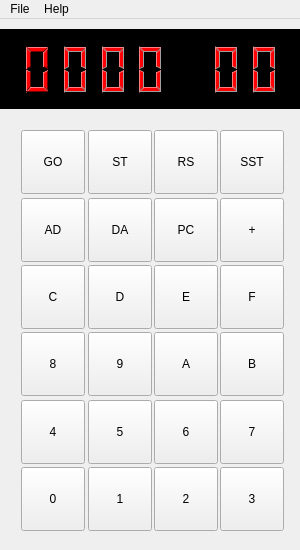
<?xml version="1.0" encoding="UTF-8"?>
<ui version="4.0">
 <class>MainWindow</class>
 <widget class="QMainWindow" name="MainWindow">
  <property name="geometry">
   <rect>
    <x>0</x>
    <y>0</y>
    <width>300</width>
    <height>550</height>
   </rect>
  </property>
  <property name="sizePolicy">
   <sizepolicy hsizetype="Fixed" vsizetype="Fixed">
    <horstretch>0</horstretch>
    <verstretch>0</verstretch>
   </sizepolicy>
  </property>
  <property name="minimumSize">
   <size>
    <width>300</width>
    <height>550</height>
   </size>
  </property>
  <property name="maximumSize">
   <size>
    <width>300</width>
    <height>550</height>
   </size>
  </property>
  <property name="baseSize">
   <size>
    <width>300</width>
    <height>550</height>
   </size>
  </property>
  <property name="windowTitle">
   <string>Kim Uno Remix</string>
  </property>
  <property name="dockOptions">
   <set>QMainWindow::AllowTabbedDocks</set>
  </property>
  <widget class="QWidget" name="centralWidget">
   <widget class="QWidget" name="gridLayoutWidget">
    <property name="geometry">
     <rect>
      <x>10</x>
      <y>100</y>
      <width>281</width>
      <height>420</height>
     </rect>
    </property>
    <layout class="QGridLayout" name="gridLayout">
     <item row="0" column="0">
      <widget class="QPushButton" name="pushButton_GO">
       <property name="minimumSize">
        <size>
         <width>64</width>
         <height>64</height>
        </size>
       </property>
       <property name="text">
        <string>GO</string>
       </property>
       <property name="shortcut">
        <string>Shift+G</string>
       </property>
      </widget>
     </item>
     <item row="0" column="2">
      <widget class="QPushButton" name="pushButton_RS">
       <property name="minimumSize">
        <size>
         <width>64</width>
         <height>64</height>
        </size>
       </property>
       <property name="text">
        <string>RS</string>
       </property>
       <property name="shortcut">
        <string>Shift+R</string>
       </property>
      </widget>
     </item>
     <item row="0" column="1">
      <widget class="QPushButton" name="pushButton_ST">
       <property name="minimumSize">
        <size>
         <width>64</width>
         <height>64</height>
        </size>
       </property>
       <property name="text">
        <string>ST</string>
       </property>
       <property name="shortcut">
        <string>Shift+S</string>
       </property>
      </widget>
     </item>
     <item row="3" column="1">
      <widget class="QPushButton" name="pushButton_HEX_9">
       <property name="minimumSize">
        <size>
         <width>64</width>
         <height>64</height>
        </size>
       </property>
       <property name="text">
        <string>9</string>
       </property>
       <property name="shortcut">
        <string>9</string>
       </property>
      </widget>
     </item>
     <item row="1" column="1">
      <widget class="QPushButton" name="pushButton_DA">
       <property name="minimumSize">
        <size>
         <width>64</width>
         <height>64</height>
        </size>
       </property>
       <property name="text">
        <string>DA</string>
       </property>
       <property name="shortcut">
        <string>Shift+D</string>
       </property>
      </widget>
     </item>
     <item row="3" column="2">
      <widget class="QPushButton" name="pushButton_HEX_A">
       <property name="minimumSize">
        <size>
         <width>64</width>
         <height>64</height>
        </size>
       </property>
       <property name="text">
        <string>A</string>
       </property>
       <property name="shortcut">
        <string>A</string>
       </property>
      </widget>
     </item>
     <item row="3" column="0">
      <widget class="QPushButton" name="pushButton_HEX_8">
       <property name="minimumSize">
        <size>
         <width>64</width>
         <height>64</height>
        </size>
       </property>
       <property name="text">
        <string>8</string>
       </property>
       <property name="shortcut">
        <string>8</string>
       </property>
      </widget>
     </item>
     <item row="5" column="0">
      <widget class="QPushButton" name="pushButton_HEX_0">
       <property name="minimumSize">
        <size>
         <width>64</width>
         <height>64</height>
        </size>
       </property>
       <property name="text">
        <string>0</string>
       </property>
       <property name="shortcut">
        <string>0</string>
       </property>
      </widget>
     </item>
     <item row="2" column="0">
      <widget class="QPushButton" name="pushButton_HEX_C">
       <property name="minimumSize">
        <size>
         <width>64</width>
         <height>64</height>
        </size>
       </property>
       <property name="text">
        <string>C</string>
       </property>
       <property name="shortcut">
        <string>C</string>
       </property>
      </widget>
     </item>
     <item row="1" column="2">
      <widget class="QPushButton" name="pushButton_PC">
       <property name="minimumSize">
        <size>
         <width>64</width>
         <height>64</height>
        </size>
       </property>
       <property name="text">
        <string>PC</string>
       </property>
       <property name="shortcut">
        <string>Shift+P</string>
       </property>
      </widget>
     </item>
     <item row="1" column="0">
      <widget class="QPushButton" name="pushButton_AD">
       <property name="minimumSize">
        <size>
         <width>64</width>
         <height>64</height>
        </size>
       </property>
       <property name="text">
        <string>AD</string>
       </property>
       <property name="shortcut">
        <string>Shift+A</string>
       </property>
      </widget>
     </item>
     <item row="2" column="2">
      <widget class="QPushButton" name="pushButton_HEX_E">
       <property name="minimumSize">
        <size>
         <width>64</width>
         <height>64</height>
        </size>
       </property>
       <property name="text">
        <string>E</string>
       </property>
       <property name="shortcut">
        <string>E</string>
       </property>
      </widget>
     </item>
     <item row="1" column="3">
      <widget class="QPushButton" name="pushButton_PLUS">
       <property name="minimumSize">
        <size>
         <width>64</width>
         <height>64</height>
        </size>
       </property>
       <property name="text">
        <string>+</string>
       </property>
       <property name="shortcut">
        <string>Return</string>
       </property>
      </widget>
     </item>
     <item row="2" column="3">
      <widget class="QPushButton" name="pushButton_HEX_F">
       <property name="minimumSize">
        <size>
         <width>64</width>
         <height>64</height>
        </size>
       </property>
       <property name="text">
        <string>F</string>
       </property>
       <property name="shortcut">
        <string>F</string>
       </property>
      </widget>
     </item>
     <item row="2" column="1">
      <widget class="QPushButton" name="pushButton_HEX_D">
       <property name="minimumSize">
        <size>
         <width>64</width>
         <height>64</height>
        </size>
       </property>
       <property name="text">
        <string>D</string>
       </property>
       <property name="shortcut">
        <string>D</string>
       </property>
      </widget>
     </item>
     <item row="4" column="2">
      <widget class="QPushButton" name="pushButton_HEX_6">
       <property name="minimumSize">
        <size>
         <width>64</width>
         <height>64</height>
        </size>
       </property>
       <property name="text">
        <string>6</string>
       </property>
       <property name="shortcut">
        <string>6</string>
       </property>
      </widget>
     </item>
     <item row="4" column="0">
      <widget class="QPushButton" name="pushButton_HEX_4">
       <property name="minimumSize">
        <size>
         <width>64</width>
         <height>64</height>
        </size>
       </property>
       <property name="text">
        <string>4</string>
       </property>
       <property name="shortcut">
        <string>4</string>
       </property>
      </widget>
     </item>
     <item row="4" column="1">
      <widget class="QPushButton" name="pushButton_HEX_5">
       <property name="minimumSize">
        <size>
         <width>64</width>
         <height>64</height>
        </size>
       </property>
       <property name="text">
        <string>5</string>
       </property>
       <property name="shortcut">
        <string>5</string>
       </property>
      </widget>
     </item>
     <item row="4" column="3">
      <widget class="QPushButton" name="pushButton_HEX_7">
       <property name="minimumSize">
        <size>
         <width>64</width>
         <height>64</height>
        </size>
       </property>
       <property name="text">
        <string>7</string>
       </property>
       <property name="shortcut">
        <string>7</string>
       </property>
      </widget>
     </item>
     <item row="5" column="2">
      <widget class="QPushButton" name="pushButton_HEX_2">
       <property name="minimumSize">
        <size>
         <width>64</width>
         <height>64</height>
        </size>
       </property>
       <property name="text">
        <string>2</string>
       </property>
       <property name="shortcut">
        <string>2</string>
       </property>
      </widget>
     </item>
     <item row="5" column="1">
      <widget class="QPushButton" name="pushButton_HEX_1">
       <property name="minimumSize">
        <size>
         <width>64</width>
         <height>64</height>
        </size>
       </property>
       <property name="text">
        <string>1</string>
       </property>
       <property name="shortcut">
        <string>1</string>
       </property>
      </widget>
     </item>
     <item row="5" column="3">
      <widget class="QPushButton" name="pushButton_HEX_3">
       <property name="minimumSize">
        <size>
         <width>64</width>
         <height>64</height>
        </size>
       </property>
       <property name="text">
        <string>3</string>
       </property>
       <property name="shortcut">
        <string>3</string>
       </property>
      </widget>
     </item>
     <item row="0" column="3">
      <widget class="QPushButton" name="pushButton_SST">
       <property name="enabled">
        <bool>true</bool>
       </property>
       <property name="minimumSize">
        <size>
         <width>64</width>
         <height>64</height>
        </size>
       </property>
       <property name="text">
        <string>SST</string>
       </property>
       <property name="shortcut">
        <string>Shift+T</string>
       </property>
      </widget>
     </item>
     <item row="3" column="3">
      <widget class="QPushButton" name="pushButton_HEX_B">
       <property name="minimumSize">
        <size>
         <width>64</width>
         <height>64</height>
        </size>
       </property>
       <property name="text">
        <string>B</string>
       </property>
       <property name="shortcut">
        <string>B</string>
       </property>
      </widget>
     </item>
    </layout>
   </widget>
   <widget class="QWidget" name="layoutWidget">
    <property name="geometry">
     <rect>
      <x>10</x>
      <y>10</y>
      <width>281</width>
      <height>81</height>
     </rect>
    </property>
    <layout class="QHBoxLayout" name="horizontalLayout">
     <item>
      <widget class="QLCDNumber" name="lcdNumber_AD_F000">
       <property name="palette">
        <palette>
         <active>
          <colorrole role="WindowText">
           <brush brushstyle="SolidPattern">
            <color alpha="255">
             <red>255</red>
             <green>0</green>
             <blue>4</blue>
            </color>
           </brush>
          </colorrole>
          <colorrole role="Light">
           <brush brushstyle="SolidPattern">
            <color alpha="255">
             <red>255</red>
             <green>126</green>
             <blue>128</blue>
            </color>
           </brush>
          </colorrole>
          <colorrole role="Dark">
           <brush brushstyle="SolidPattern">
            <color alpha="255">
             <red>111</red>
             <green>0</green>
             <blue>0</blue>
            </color>
           </brush>
          </colorrole>
          <colorrole role="Mid">
           <brush brushstyle="SolidPattern">
            <color alpha="255">
             <red>149</red>
             <green>0</green>
             <blue>2</blue>
            </color>
           </brush>
          </colorrole>
          <colorrole role="Text">
           <brush brushstyle="SolidPattern">
            <color alpha="255">
             <red>0</red>
             <green>0</green>
             <blue>0</blue>
            </color>
           </brush>
          </colorrole>
          <colorrole role="ButtonText">
           <brush brushstyle="SolidPattern">
            <color alpha="255">
             <red>0</red>
             <green>0</green>
             <blue>0</blue>
            </color>
           </brush>
          </colorrole>
         </active>
         <inactive>
          <colorrole role="WindowText">
           <brush brushstyle="SolidPattern">
            <color alpha="255">
             <red>255</red>
             <green>0</green>
             <blue>4</blue>
            </color>
           </brush>
          </colorrole>
          <colorrole role="Light">
           <brush brushstyle="SolidPattern">
            <color alpha="255">
             <red>255</red>
             <green>126</green>
             <blue>128</blue>
            </color>
           </brush>
          </colorrole>
          <colorrole role="Dark">
           <brush brushstyle="SolidPattern">
            <color alpha="255">
             <red>111</red>
             <green>0</green>
             <blue>0</blue>
            </color>
           </brush>
          </colorrole>
          <colorrole role="Mid">
           <brush brushstyle="SolidPattern">
            <color alpha="255">
             <red>149</red>
             <green>0</green>
             <blue>2</blue>
            </color>
           </brush>
          </colorrole>
          <colorrole role="Text">
           <brush brushstyle="SolidPattern">
            <color alpha="255">
             <red>0</red>
             <green>0</green>
             <blue>0</blue>
            </color>
           </brush>
          </colorrole>
          <colorrole role="ButtonText">
           <brush brushstyle="SolidPattern">
            <color alpha="255">
             <red>0</red>
             <green>0</green>
             <blue>0</blue>
            </color>
           </brush>
          </colorrole>
         </inactive>
         <disabled>
          <colorrole role="WindowText">
           <brush brushstyle="SolidPattern">
            <color alpha="255">
             <red>111</red>
             <green>0</green>
             <blue>0</blue>
            </color>
           </brush>
          </colorrole>
          <colorrole role="Light">
           <brush brushstyle="SolidPattern">
            <color alpha="255">
             <red>255</red>
             <green>126</green>
             <blue>128</blue>
            </color>
           </brush>
          </colorrole>
          <colorrole role="Dark">
           <brush brushstyle="SolidPattern">
            <color alpha="255">
             <red>111</red>
             <green>0</green>
             <blue>0</blue>
            </color>
           </brush>
          </colorrole>
          <colorrole role="Mid">
           <brush brushstyle="SolidPattern">
            <color alpha="255">
             <red>149</red>
             <green>0</green>
             <blue>2</blue>
            </color>
           </brush>
          </colorrole>
          <colorrole role="Text">
           <brush brushstyle="SolidPattern">
            <color alpha="255">
             <red>111</red>
             <green>0</green>
             <blue>0</blue>
            </color>
           </brush>
          </colorrole>
          <colorrole role="ButtonText">
           <brush brushstyle="SolidPattern">
            <color alpha="255">
             <red>111</red>
             <green>0</green>
             <blue>0</blue>
            </color>
           </brush>
          </colorrole>
         </disabled>
        </palette>
       </property>
       <property name="frameShape">
        <enum>QFrame::NoFrame</enum>
       </property>
       <property name="frameShadow">
        <enum>QFrame::Plain</enum>
       </property>
       <property name="smallDecimalPoint">
        <bool>false</bool>
       </property>
       <property name="digitCount">
        <number>1</number>
       </property>
       <property name="mode">
        <enum>QLCDNumber::Hex</enum>
       </property>
       <property name="segmentStyle">
        <enum>QLCDNumber::Filled</enum>
       </property>
       <property name="value" stdset="0">
        <double>0.000000000000000</double>
       </property>
       <property name="intValue" stdset="0">
        <number>0</number>
       </property>
      </widget>
     </item>
     <item>
      <widget class="QLCDNumber" name="lcdNumber_AD_0F00">
       <property name="palette">
        <palette>
         <active>
          <colorrole role="WindowText">
           <brush brushstyle="SolidPattern">
            <color alpha="255">
             <red>255</red>
             <green>0</green>
             <blue>4</blue>
            </color>
           </brush>
          </colorrole>
          <colorrole role="Light">
           <brush brushstyle="SolidPattern">
            <color alpha="255">
             <red>255</red>
             <green>126</green>
             <blue>128</blue>
            </color>
           </brush>
          </colorrole>
         </active>
         <inactive>
          <colorrole role="WindowText">
           <brush brushstyle="SolidPattern">
            <color alpha="255">
             <red>255</red>
             <green>0</green>
             <blue>4</blue>
            </color>
           </brush>
          </colorrole>
          <colorrole role="Light">
           <brush brushstyle="SolidPattern">
            <color alpha="255">
             <red>255</red>
             <green>126</green>
             <blue>128</blue>
            </color>
           </brush>
          </colorrole>
         </inactive>
         <disabled>
          <colorrole role="WindowText">
           <brush brushstyle="SolidPattern">
            <color alpha="255">
             <red>128</red>
             <green>128</green>
             <blue>128</blue>
            </color>
           </brush>
          </colorrole>
          <colorrole role="Light">
           <brush brushstyle="SolidPattern">
            <color alpha="255">
             <red>255</red>
             <green>126</green>
             <blue>128</blue>
            </color>
           </brush>
          </colorrole>
         </disabled>
        </palette>
       </property>
       <property name="frameShape">
        <enum>QFrame::NoFrame</enum>
       </property>
       <property name="frameShadow">
        <enum>QFrame::Plain</enum>
       </property>
       <property name="smallDecimalPoint">
        <bool>false</bool>
       </property>
       <property name="digitCount">
        <number>1</number>
       </property>
       <property name="mode">
        <enum>QLCDNumber::Hex</enum>
       </property>
       <property name="segmentStyle">
        <enum>QLCDNumber::Filled</enum>
       </property>
       <property name="value" stdset="0">
        <double>0.000000000000000</double>
       </property>
       <property name="intValue" stdset="0">
        <number>0</number>
       </property>
      </widget>
     </item>
     <item>
      <widget class="QLCDNumber" name="lcdNumber_AD_00F0">
       <property name="palette">
        <palette>
         <active>
          <colorrole role="WindowText">
           <brush brushstyle="SolidPattern">
            <color alpha="255">
             <red>255</red>
             <green>0</green>
             <blue>4</blue>
            </color>
           </brush>
          </colorrole>
          <colorrole role="Light">
           <brush brushstyle="SolidPattern">
            <color alpha="255">
             <red>255</red>
             <green>126</green>
             <blue>128</blue>
            </color>
           </brush>
          </colorrole>
         </active>
         <inactive>
          <colorrole role="WindowText">
           <brush brushstyle="SolidPattern">
            <color alpha="255">
             <red>255</red>
             <green>0</green>
             <blue>4</blue>
            </color>
           </brush>
          </colorrole>
          <colorrole role="Light">
           <brush brushstyle="SolidPattern">
            <color alpha="255">
             <red>255</red>
             <green>126</green>
             <blue>128</blue>
            </color>
           </brush>
          </colorrole>
         </inactive>
         <disabled>
          <colorrole role="WindowText">
           <brush brushstyle="SolidPattern">
            <color alpha="255">
             <red>128</red>
             <green>128</green>
             <blue>128</blue>
            </color>
           </brush>
          </colorrole>
          <colorrole role="Light">
           <brush brushstyle="SolidPattern">
            <color alpha="255">
             <red>255</red>
             <green>126</green>
             <blue>128</blue>
            </color>
           </brush>
          </colorrole>
         </disabled>
        </palette>
       </property>
       <property name="frameShape">
        <enum>QFrame::NoFrame</enum>
       </property>
       <property name="frameShadow">
        <enum>QFrame::Plain</enum>
       </property>
       <property name="smallDecimalPoint">
        <bool>false</bool>
       </property>
       <property name="digitCount">
        <number>1</number>
       </property>
       <property name="mode">
        <enum>QLCDNumber::Hex</enum>
       </property>
       <property name="segmentStyle">
        <enum>QLCDNumber::Filled</enum>
       </property>
       <property name="value" stdset="0">
        <double>0.000000000000000</double>
       </property>
       <property name="intValue" stdset="0">
        <number>0</number>
       </property>
      </widget>
     </item>
     <item>
      <widget class="QLCDNumber" name="lcdNumber_AD_000F">
       <property name="palette">
        <palette>
         <active>
          <colorrole role="WindowText">
           <brush brushstyle="SolidPattern">
            <color alpha="255">
             <red>255</red>
             <green>0</green>
             <blue>4</blue>
            </color>
           </brush>
          </colorrole>
          <colorrole role="Light">
           <brush brushstyle="SolidPattern">
            <color alpha="255">
             <red>255</red>
             <green>126</green>
             <blue>128</blue>
            </color>
           </brush>
          </colorrole>
         </active>
         <inactive>
          <colorrole role="WindowText">
           <brush brushstyle="SolidPattern">
            <color alpha="255">
             <red>255</red>
             <green>0</green>
             <blue>4</blue>
            </color>
           </brush>
          </colorrole>
          <colorrole role="Light">
           <brush brushstyle="SolidPattern">
            <color alpha="255">
             <red>255</red>
             <green>126</green>
             <blue>128</blue>
            </color>
           </brush>
          </colorrole>
         </inactive>
         <disabled>
          <colorrole role="WindowText">
           <brush brushstyle="SolidPattern">
            <color alpha="255">
             <red>128</red>
             <green>128</green>
             <blue>128</blue>
            </color>
           </brush>
          </colorrole>
          <colorrole role="Light">
           <brush brushstyle="SolidPattern">
            <color alpha="255">
             <red>255</red>
             <green>126</green>
             <blue>128</blue>
            </color>
           </brush>
          </colorrole>
         </disabled>
        </palette>
       </property>
       <property name="frameShape">
        <enum>QFrame::NoFrame</enum>
       </property>
       <property name="frameShadow">
        <enum>QFrame::Plain</enum>
       </property>
       <property name="smallDecimalPoint">
        <bool>false</bool>
       </property>
       <property name="digitCount">
        <number>1</number>
       </property>
       <property name="mode">
        <enum>QLCDNumber::Hex</enum>
       </property>
       <property name="segmentStyle">
        <enum>QLCDNumber::Filled</enum>
       </property>
       <property name="value" stdset="0">
        <double>0.000000000000000</double>
       </property>
       <property name="intValue" stdset="0">
        <number>0</number>
       </property>
      </widget>
     </item>
     <item>
      <widget class="QLCDNumber" name="lcdNumber_spacer">
       <property name="frameShape">
        <enum>QFrame::NoFrame</enum>
       </property>
       <property name="frameShadow">
        <enum>QFrame::Plain</enum>
       </property>
       <property name="smallDecimalPoint">
        <bool>false</bool>
       </property>
       <property name="digitCount">
        <number>0</number>
       </property>
       <property name="mode">
        <enum>QLCDNumber::Hex</enum>
       </property>
       <property name="segmentStyle">
        <enum>QLCDNumber::Filled</enum>
       </property>
       <property name="value" stdset="0">
        <double>0.000000000000000</double>
       </property>
       <property name="intValue" stdset="0">
        <number>0</number>
       </property>
      </widget>
     </item>
     <item>
      <widget class="QLCDNumber" name="lcdNumber_DA_F0">
       <property name="palette">
        <palette>
         <active>
          <colorrole role="WindowText">
           <brush brushstyle="SolidPattern">
            <color alpha="255">
             <red>255</red>
             <green>0</green>
             <blue>0</blue>
            </color>
           </brush>
          </colorrole>
          <colorrole role="Light">
           <brush brushstyle="SolidPattern">
            <color alpha="255">
             <red>255</red>
             <green>126</green>
             <blue>128</blue>
            </color>
           </brush>
          </colorrole>
         </active>
         <inactive>
          <colorrole role="WindowText">
           <brush brushstyle="SolidPattern">
            <color alpha="255">
             <red>255</red>
             <green>0</green>
             <blue>0</blue>
            </color>
           </brush>
          </colorrole>
          <colorrole role="Light">
           <brush brushstyle="SolidPattern">
            <color alpha="255">
             <red>255</red>
             <green>126</green>
             <blue>128</blue>
            </color>
           </brush>
          </colorrole>
         </inactive>
         <disabled>
          <colorrole role="WindowText">
           <brush brushstyle="SolidPattern">
            <color alpha="255">
             <red>128</red>
             <green>128</green>
             <blue>128</blue>
            </color>
           </brush>
          </colorrole>
          <colorrole role="Light">
           <brush brushstyle="SolidPattern">
            <color alpha="255">
             <red>255</red>
             <green>126</green>
             <blue>128</blue>
            </color>
           </brush>
          </colorrole>
         </disabled>
        </palette>
       </property>
       <property name="frameShape">
        <enum>QFrame::NoFrame</enum>
       </property>
       <property name="frameShadow">
        <enum>QFrame::Plain</enum>
       </property>
       <property name="smallDecimalPoint">
        <bool>false</bool>
       </property>
       <property name="digitCount">
        <number>1</number>
       </property>
       <property name="mode">
        <enum>QLCDNumber::Hex</enum>
       </property>
       <property name="segmentStyle">
        <enum>QLCDNumber::Filled</enum>
       </property>
       <property name="value" stdset="0">
        <double>0.000000000000000</double>
       </property>
       <property name="intValue" stdset="0">
        <number>0</number>
       </property>
      </widget>
     </item>
     <item>
      <widget class="QLCDNumber" name="lcdNumber_DA_0F">
       <property name="palette">
        <palette>
         <active>
          <colorrole role="WindowText">
           <brush brushstyle="SolidPattern">
            <color alpha="255">
             <red>255</red>
             <green>0</green>
             <blue>4</blue>
            </color>
           </brush>
          </colorrole>
          <colorrole role="Light">
           <brush brushstyle="SolidPattern">
            <color alpha="255">
             <red>255</red>
             <green>126</green>
             <blue>128</blue>
            </color>
           </brush>
          </colorrole>
         </active>
         <inactive>
          <colorrole role="WindowText">
           <brush brushstyle="SolidPattern">
            <color alpha="255">
             <red>255</red>
             <green>0</green>
             <blue>4</blue>
            </color>
           </brush>
          </colorrole>
          <colorrole role="Light">
           <brush brushstyle="SolidPattern">
            <color alpha="255">
             <red>255</red>
             <green>126</green>
             <blue>128</blue>
            </color>
           </brush>
          </colorrole>
         </inactive>
         <disabled>
          <colorrole role="WindowText">
           <brush brushstyle="SolidPattern">
            <color alpha="255">
             <red>128</red>
             <green>128</green>
             <blue>128</blue>
            </color>
           </brush>
          </colorrole>
          <colorrole role="Light">
           <brush brushstyle="SolidPattern">
            <color alpha="255">
             <red>255</red>
             <green>126</green>
             <blue>128</blue>
            </color>
           </brush>
          </colorrole>
         </disabled>
        </palette>
       </property>
       <property name="autoFillBackground">
        <bool>false</bool>
       </property>
       <property name="frameShape">
        <enum>QFrame::NoFrame</enum>
       </property>
       <property name="smallDecimalPoint">
        <bool>false</bool>
       </property>
       <property name="digitCount">
        <number>1</number>
       </property>
       <property name="mode">
        <enum>QLCDNumber::Hex</enum>
       </property>
       <property name="segmentStyle">
        <enum>QLCDNumber::Filled</enum>
       </property>
       <property name="value" stdset="0">
        <double>0.000000000000000</double>
       </property>
       <property name="intValue" stdset="0">
        <number>0</number>
       </property>
      </widget>
     </item>
    </layout>
   </widget>
   <widget class="QWidget" name="bgwidget" native="true">
    <property name="geometry">
     <rect>
      <x>0</x>
      <y>10</y>
      <width>301</width>
      <height>80</height>
     </rect>
    </property>
    <property name="palette">
     <palette>
      <active>
       <colorrole role="Base">
        <brush brushstyle="SolidPattern">
         <color alpha="255">
          <red>255</red>
          <green>255</green>
          <blue>255</blue>
         </color>
        </brush>
       </colorrole>
       <colorrole role="Window">
        <brush brushstyle="SolidPattern">
         <color alpha="255">
          <red>0</red>
          <green>0</green>
          <blue>0</blue>
         </color>
        </brush>
       </colorrole>
      </active>
      <inactive>
       <colorrole role="Base">
        <brush brushstyle="SolidPattern">
         <color alpha="255">
          <red>255</red>
          <green>255</green>
          <blue>255</blue>
         </color>
        </brush>
       </colorrole>
       <colorrole role="Window">
        <brush brushstyle="SolidPattern">
         <color alpha="255">
          <red>0</red>
          <green>0</green>
          <blue>0</blue>
         </color>
        </brush>
       </colorrole>
      </inactive>
      <disabled>
       <colorrole role="Base">
        <brush brushstyle="SolidPattern">
         <color alpha="255">
          <red>0</red>
          <green>0</green>
          <blue>0</blue>
         </color>
        </brush>
       </colorrole>
       <colorrole role="Window">
        <brush brushstyle="SolidPattern">
         <color alpha="255">
          <red>0</red>
          <green>0</green>
          <blue>0</blue>
         </color>
        </brush>
       </colorrole>
      </disabled>
     </palette>
    </property>
    <property name="autoFillBackground">
     <bool>true</bool>
    </property>
   </widget>
   <zorder>bgwidget</zorder>
   <zorder>gridLayoutWidget</zorder>
   <zorder>layoutWidget</zorder>
  </widget>
  <widget class="QMenuBar" name="menuBar">
   <property name="geometry">
    <rect>
     <x>0</x>
     <y>0</y>
     <width>300</width>
     <height>20</height>
    </rect>
   </property>
   <widget class="QMenu" name="menuKIM_UNO_REMIX">
    <property name="title">
     <string>File</string>
    </property>
    <addaction name="separator"/>
    <addaction name="actionReset"/>
    <addaction name="separator"/>
    <addaction name="actionQuit"/>
   </widget>
   <widget class="QMenu" name="menuHelp">
    <property name="title">
     <string>Help</string>
    </property>
    <addaction name="actionAbout"/>
   </widget>
   <addaction name="menuKIM_UNO_REMIX"/>
   <addaction name="menuHelp"/>
  </widget>
  <action name="actionSerial_Monitor">
   <property name="text">
    <string>Serial Monitor</string>
   </property>
   <property name="shortcut">
    <string>Ctrl+M</string>
   </property>
  </action>
  <action name="actionReset">
   <property name="text">
    <string>Reset</string>
   </property>
   <property name="shortcut">
    <string>Ctrl+R</string>
   </property>
  </action>
  <action name="actionQuit">
   <property name="text">
    <string>Quit</string>
   </property>
   <property name="shortcut">
    <string>Ctrl+Q</string>
   </property>
  </action>
  <action name="actionAbout">
   <property name="text">
    <string>About...</string>
   </property>
  </action>
 </widget>
 <layoutdefault spacing="6" margin="11"/>
 <tabstops>
  <tabstop>pushButton_GO</tabstop>
  <tabstop>pushButton_ST</tabstop>
  <tabstop>pushButton_RS</tabstop>
  <tabstop>pushButton_SST</tabstop>
  <tabstop>pushButton_AD</tabstop>
  <tabstop>pushButton_DA</tabstop>
  <tabstop>pushButton_PC</tabstop>
  <tabstop>pushButton_PLUS</tabstop>
  <tabstop>pushButton_HEX_C</tabstop>
  <tabstop>pushButton_HEX_D</tabstop>
  <tabstop>pushButton_HEX_E</tabstop>
  <tabstop>pushButton_HEX_F</tabstop>
  <tabstop>pushButton_HEX_8</tabstop>
  <tabstop>pushButton_HEX_9</tabstop>
  <tabstop>pushButton_HEX_A</tabstop>
  <tabstop>pushButton_HEX_B</tabstop>
  <tabstop>pushButton_HEX_4</tabstop>
  <tabstop>pushButton_HEX_5</tabstop>
  <tabstop>pushButton_HEX_6</tabstop>
  <tabstop>pushButton_HEX_7</tabstop>
  <tabstop>pushButton_HEX_0</tabstop>
  <tabstop>pushButton_HEX_1</tabstop>
  <tabstop>pushButton_HEX_2</tabstop>
  <tabstop>pushButton_HEX_3</tabstop>
 </tabstops>
 <resources/>
 <connections/>
</ui>
